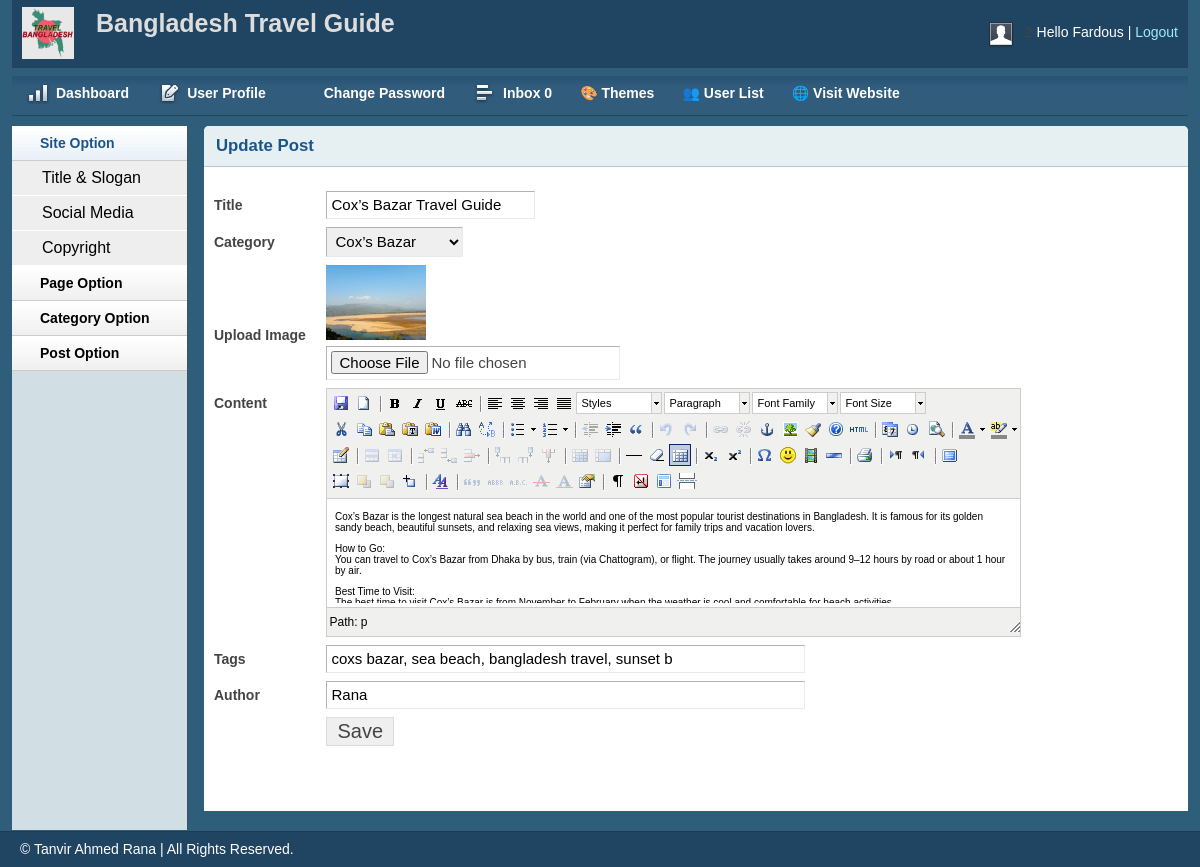
Screenshot of /admin/editpost.php?editpostid=16 (signed in) with the database file from the repository.
### tables this page shows
CREATE TABLE `tbl_post` (
  `id` int(11) NOT NULL,
  `cat` int(11) NOT NULL,
  `title` varchar(100) NOT NULL,
  `body` text NOT NULL,
  `image` varchar(100) NOT NULL,
  `author` varchar(50) NOT NULL,
  `tag` varchar(50) NOT NULL,
  `date` timestamp NOT NULL DEFAULT current_timestamp() ON UPDATE current_timestamp(),
  `userid` int(11) NOT NULL
);

CREATE TABLE `tbl_category` (
  `id` int(11) NOT NULL,
  `name` varchar(50) NOT NULL
);

### lib/Database.php (called while the page is built, shortened)
<?php
Class Database{
	public $host   = DB_HOST;
	public $user   = DB_USER;
	public $pass   = DB_PASS;
	public $dbname = DB_NAME;
	public $link;
	private function connectDB(){
	$this->link = new mysqli($this->host, $this->user, $this->pass, $this->dbname);
 }
	public function select($query){
		$result = $this->link->query($query) or die($this->link->error.__LINE__);
		if($result->num_rows > 0){
			return $result;
		} else {
			return false;
		}
	}
}

### admin/editpost.php (the view, shortened to what this page needs)
<?php include 'inc/header.php';?>
<?php include 'inc/sidebar.php';?>
<div class="grid_10">
<?php
 if (!isset($_GET['editpostid'])  || $_GET['editpostid'] == NULL) {
    echo "<script>window.location = 'postlist.php'; </script>";
 }else {
   $postid = $_GET['editpostid'];
 }
?>
<div class="box round first grid">
<h2>Update  Post</h2>
<div class="block">
    <?php
    $query = "SELECT * FROM tbl_post WHERE id='$postid' ORDER BY id DESC";
    $postedit = $db->select($query);
    if($postedit){
        while($result = $postedit->fetch_assoc()){
  ?>
    <form action="" method="POST" enctype="multipart/form-data">
    <table class="form">
        <tr>
            <td>
                <label>Title</label>
            </td>
            <td>
                <input type="text" name="title" value="<?php echo $result['title']?>"/>
            </td>
        </tr>
        <tr>
            <td>
                <label>Category</label>
            </td>
            <td>
<select id="select" name="cat">
    <?php
        $query =  "SELECT * FROM tbl_category";
            $category = $db->select($query);
            if ($category ) {
            while ($data = $category->fetch_assoc()) {
      ?>
    <option
    <?php  if($result['cat'] == $data['id']){ ?>
        selected="selected"
       <?php } ?>
    value="<?php echo $data['id']; ?>">
    <?php echo $data['name']; ?></option>
<?php } }  ?>
</select>
       <tr>
            <td>
                <label>Upload Image</label>
            </td>
            <td>
                <img src="<?php echo $result['image']?>" width="100px" alt="no image"> <br>
                <input type="file" name="image"/>
            </td>
        </tr>
        <tr>
            <td style="vertical-align: top; padding-top: 9px;">
                <label>Content</label>
            </td>
            <td>
            </td>
        </tr>
        <tr>
            <td>
                <label>Tags</label>
            </td>
            <td>
                <input type="text" name="tag"  value="<?php echo $result['tag']?>" class="medium" />
            </td>
        </tr>
        <tr>
            <td>
                <label>Author</label>
            </td>
            <td>
                <input type="text" name="author" value="<?php echo $result['author']?>" class="medium" />
            </td>
        </tr>
        <tr>
            <td></td>
            <td>
                <input type="submit" name="submit" Value="Save" />
            </td>
        </tr>
    </table>
    </form>
    <?php } } ?>
</div>
</div>
</div>
<?php include 'inc/footer.php';?>

### admin/css/layout.css (style rules this page uses)
body { background: #fff none repeat scroll 0 0; color: #444; font-size: 14px; padding: 0; }
h1, h2, h3, h4, h5, h6 { line-height: 1.2em; margin-bottom: .3em; }
h2 { margin-top: 1em; }
.box { background: #fff; margin-bottom: 20px; padding: 10px 10px 10px 10px; margin-left: -8px; }
.box.grid { padding-bottom: 40px; }
.box.round { -moz-border-radius: 5px 5px 0px 0px; -webkit-border-radius: 5px 5px 0px 0px; border-radius: 5px 5px 0px 0px; }
.box h2 { font-size: 1.2em; font-weight: bold; color: #1B548D; background: #E6F0F3; margin: -10px -10px 0 -10px; padding: 10px 12px; border-bottom: 1px solid #B3CBD6; -moz-border-radius: 5px 5px 0px 0px; -webkit-border-radius: 5px 5px 0px 0px; border-radius: 5px 5px 0px 0px; }
.box.first { min-height: 406px; }
.block { padding-top: 20px; }
table.form { width: 100%; }
table.form td { padding: 4px 0px; }
table.form label { font-weight: bold; }
table.form input, table.form select { font-size: 15px; padding: 4px 4px 5px 4px; border-top: 1px solid #b3b3b3; border-left: 1px solid #b3b3b3; border-right: 1px solid #eaeaea; border-bottom: 1px solid #eaeaea; }
table.form input[type="submit"] { border: 1px solid #ddd; color: #444; cursor: pointer; font-size: 20px; padding: 2px 10px; }
input.medium { width: 55%; }
.block { padding-bottom: 1px; }

### admin/js/tiny-mce/themes/advanced/skins/default/content.css (style rules this page uses)
body, td, pre { color:#000; font-family:Verdana, Arial, Helvetica, sans-serif; font-size:10px; margin:8px; }
body { background:#FFF; }
h2 { font-size: 1.5em }
img { border:0; }
table, img, hr, .mceItemAnchor { cursor:default }
table td, table th { cursor:text }

### rows the page displays
tbl_post: title "Cox’s Bazar Travel Guide", cat "Cox’s Bazar", image (picture), tag "coxs bazar, sea beach, bangladesh travel, sunset b", author "Rana"

### other values shown
Session::get('username') "Fardous"
